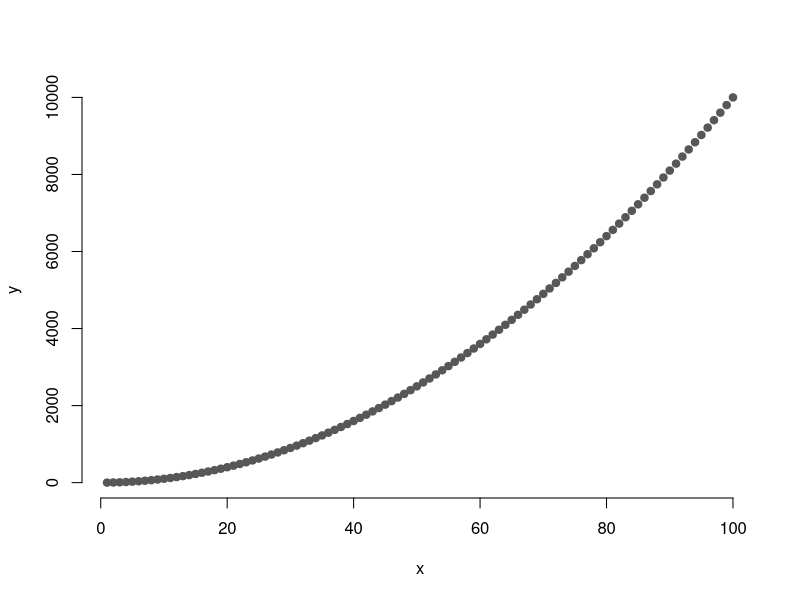
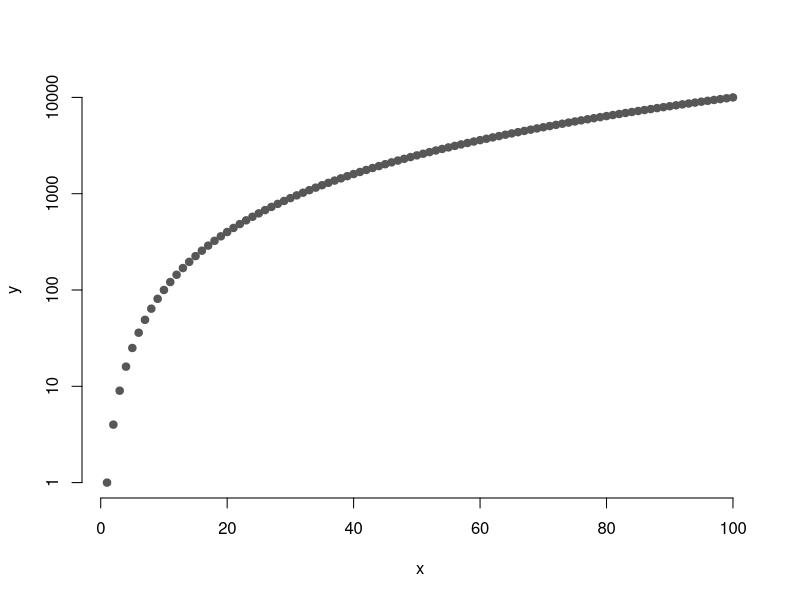

The R script that drew these images, in order:
## ---- chunk 1
x<-1:100; y=x*x
# Simple graph
plot(x, y, col="grey34",bty = "n",pch = 19)

## ---- chunk 2
x<-1:100; y=x*x
# Simple graph

# Log scale
plot(x, y, log="y",col="grey34",bty = "n",pch = 19)

